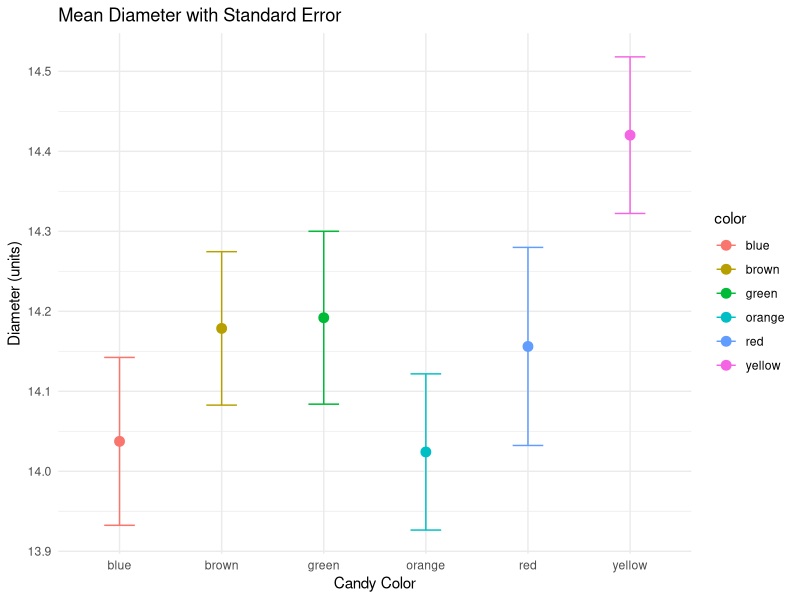
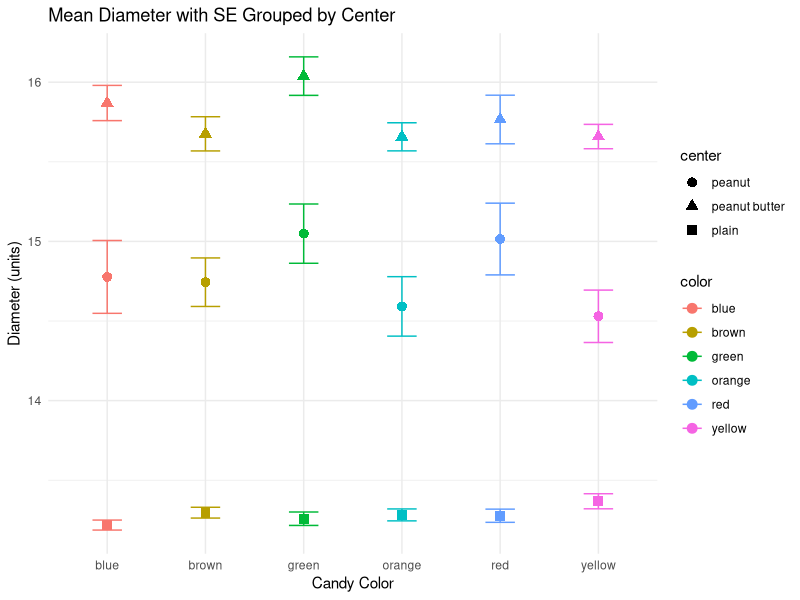
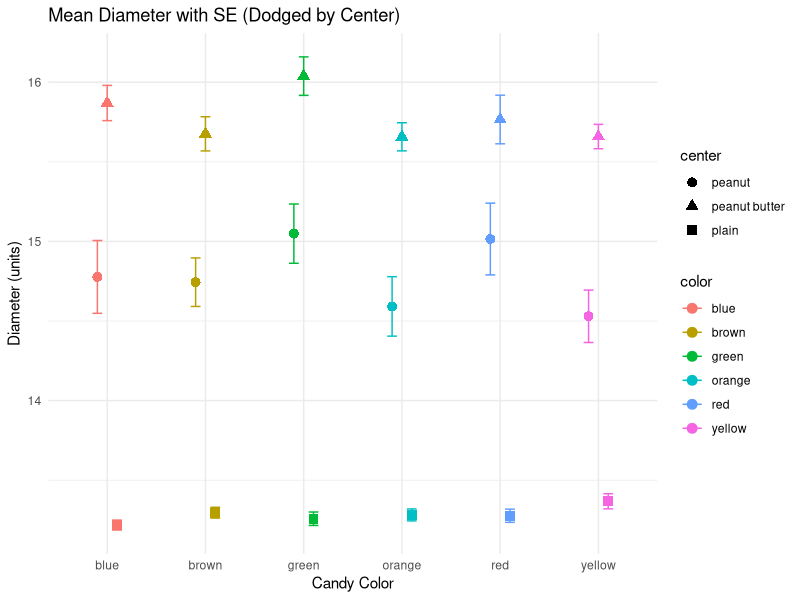

The R source for these figures, in order:
## ---- chunk 1
library(tidyverse)  # Loads ggplot2, dplyr, and other tidyverse packages
library(readxl)     # For reading Excel files
library(skimr)      # For summary statistics (optional)
## ---- chunk 2
# This code runs but isn't shown in the rendered document.
mm_df <- read_excel("data/mms.xlsx")
head(mm_df)
## ---- chunk 3
# This code runs but isn't shown in the rendered document.
mm_summary <- mm_df %>% 
  group_by(center, color) %>% 
  summarize(
    mean_diameter = mean(diameter, na.rm = TRUE),
    mean_mass = mean(mass, na.rm = TRUE)
  )
mm_summary
## ---- chunk 4
ggplot(mm_df, aes(x = color, y = diameter, color = color)) +
  stat_summary(fun = mean, na.rm = TRUE, geom = "point", size = 3) +
  stat_summary(fun.data = mean_se, na.rm = TRUE, geom = "errorbar", width = 0.3) +
  labs(
    x = "Candy Color",
    y = "Diameter (units)",
    title = "Mean Diameter with Standard Error"
  ) +
  theme_minimal()

## ---- chunk 5
ggplot(mm_df, aes(x = color, y = diameter, color = color, shape = center)) +
  stat_summary(fun = mean, na.rm = TRUE, geom = "point", size = 3) +
  stat_summary(fun.data = mean_se, na.rm = TRUE, geom = "errorbar", width = 0.3) +
  labs(
    x = "Candy Color",
    y = "Diameter (units)",
    title = "Mean Diameter with SE Grouped by Center"
  ) +
  theme_minimal()

## ---- chunk 6
ggplot(mm_df, aes(x = color, y = diameter, color = color, shape = center)) +
  stat_summary(
    fun = mean, na.rm = TRUE, geom = "point", size = 3,
    position = position_dodge(width = 0.3)
  ) +
  stat_summary(
    fun.data = mean_se, na.rm = TRUE, geom = "errorbar", width = 0.3,
    position = position_dodge(width = 0.3)
  ) +
  labs(
    x = "Candy Color",
    y = "Diameter (units)",
    title = "Mean Diameter with SE (Dodged by Center)"
  ) +
  theme_minimal()

